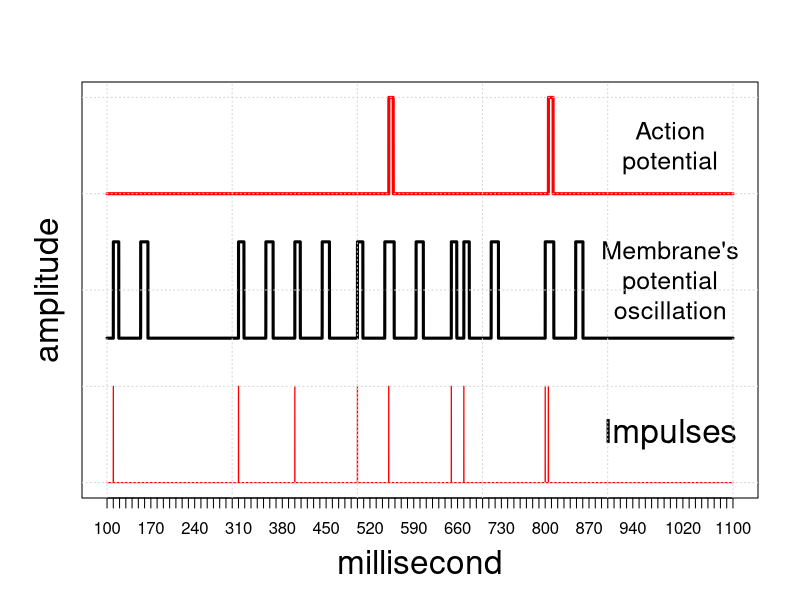

Write the R code that produced this figure.
###############################################
# File   : All-Digital Resonate-and-Fire Neuron
# Author : Trung-Khanh Le
# Email  : ltkhanh@hcmus.edu.vn
# Date   : Feb 20, 2023
# License: MIT
###############################################
# Clean all global environments
rm(list = ls())

# Function: clean R console
# Input: none
# Return: none
cls <- function() {
  cat("\014")
}

# Remove All Plots from RStudio
if (is.null(dev.list()['RStudioGD'])){
  dev.new()
} else{
  dev.off()
}
dev.new()
cls()

# Set the plotting area into a 2*2 array
#par(mfrow=c(2,2))

# Impulse function
impulse <- function(interval,dt,width) {
  pulse <- (rep(0,length(interval)))
  pos <- which((interval>=dt) & (interval<=(dt+width+0.001)))
  pulse[pos] <- 1
  return(pulse)
}
# Damped oscillation
hj <- function(j,dw) ((1/j)*sinpi(j*dw))
current <- function(wrad,dw,dE,timing,n) (
  (-dE*(n+(2/pi)*(hj(1,dw)*cospi(wrad*timing)
                  +hj(2,dw)*cospi(2*wrad*timing)
                  +hj(3,dw)*cospi(3*wrad*timing)
  )
  )
  -(2/pi)*wrad*pi*(hj(1,dw)*sinpi(wrad*timing)
                   +2*hj(2,dw)*sinpi(2*wrad*timing)
                   +3*hj(3,dw)*sinpi(3*wrad*timing)
  )
  )
)
voltage <- function(wrad,dw,timing) (
  (2/pi)*(hj(1,dw)*cospi(wrad*timing)
          +hj(2,dw)*cospi(2*wrad*timing)
          +hj(3,dw)*cospi(3*wrad*timing)
  )
)
dampedPulse <- function(frq,ampl,duty,dampEff,interval) {
  # Convert Frequency to rad/s/pi
  wr <- (360*frq)/180
  return(exp(-dampEff*interval)*ampl*(
    current(wr,duty,dampEff,interval/1000,duty)
    +1i*(duty+voltage(wr,duty,interval/1000))
  )
  )
}
logistic <- function(rate,val,th) {
  return (1/(1+exp(-rate*( val-th))))
}
# Parameters
b <- 0.02         ; d <- 0.3
f <- 20           ; ampere <- 0.2
A <- 1            ; Vn <- 0
k <- 5000         ; tn <- 0
oAct <- rep(0,1)  ; Vc <- rep(0,1)
subOsc <- rep(0,1); cell_State <- rep(0,1)
Vth <- 2*A*(d-(1/2)+(2/pi)*(hj(1,d)
                            +hj(2,d)
                            +hj(3,d)
)
)
print(sprintf("VTH = %f",Vth))
# Simluation
dt = 0.1; tspan <- seq(100,1100,by=dt)
index <- 1; tn_index <- 0;
stimuli<- ampere*(impulse(tspan,110,dt)
                  + impulse(tspan,310,dt)
                  + impulse(tspan,400,dt)
                  + impulse(tspan,500,dt)
                  + impulse(tspan,550,dt)
                  + impulse(tspan,650,dt)
                  + impulse(tspan,670,dt)
                  + impulse(tspan,800,dt)
                  + impulse(tspan,805,dt)
)
for(t in tspan){
  subOsc[index]     <- dampedPulse(f,A,d,b,t-tn) - 1i*A/2
  oscDigi <- logistic(k,Im(subOsc[index]),-0.25) - 0.5
  subOsc[index] <- complex(real=Re(subOsc[index]),imaginary=oscDigi)
  Vc[index]         <- Vn*exp(-b*(t-tn))
  cell_State[index] <- subOsc[index] + stimuli[index] + 1i*(Vc[index])
  oAct[index]       <- logistic(k,Im(cell_State[index]),Vth)
  if(stimuli[index]!=0){
    Vn <- Im(subOsc[index]) + Vc[index] + stimuli[index]*dt*b
    tn <- t
    tn_index <- index
  }
  index <- index + 1
}
# Plot cell state
# plot(Im(cell_State)-4,type='l',lwd=3,lty='solid',
#      cex.lab=1.3,xaxt="n",yaxt="n",ylim=c(-7.5, 1.5),
#      xlab="millisecond",ylab="amplitude")
# lines(rep(Vth-4,index),type='l',lty='dotdash',col='red')
# lines(Im(subOsc),type='l',lty='twodash',lwd=3)
# lines(Vc,type='l',lwd=3,col='blue')
# lines(oAct-6,type='l',lty='solid',lwd=3)
# lines((stimuli/ampere)-7.5,type='l',col='red',lwd=1)
# text(x=length(tspan)-1100,y=-3.9,"Im(cell_State)",cex=2)
# text(x=length(tspan)-500,y=-2.2,"Vth",cex=2)
# text(x=length(tspan)-500,y=0.5,"Vc",cex=2)
# text(x=length(tspan)-1000,y=-1.1,"Im(subOsc)",cex=2)
# text(x=length(tspan)-500,y=-5.5,"Action",cex=2)
# text(x=length(tspan)-500,y=-7,"Impulse",cex=2)
# axis(1,at=seq(1,length(tspan),by=100),
#      labels=tspan[(seq(1,length(tspan),by=100))])

plot(oAct,type='l',lwd=3,lty='solid',col='red',
     xaxt="n",yaxt="n",ylim=c(-3, 1),
     xlab="",ylab="")
title(xlab="millisecond",cex.lab=2,line=3)
title(ylab="amplitude",cex.lab=2,line=1)
lines(Im(subOsc)-1,type='l',lty='solid',lwd=3)
lines((stimuli/ampere)-3,type='l',col='red',lwd=1.2)
text(x=length(tspan)-1000,y=0.5,"Action\npotential",cex=1.5)
text(x=length(tspan)-1000,y=-0.9,"Membrane's\npotential\noscillation",cex=1.5)
text(x=length(tspan)-1000,y=-2.5,"Impulses",cex=2)
axis(1,at=seq(1,length(tspan),by=100),
     labels=tspan[(seq(1,length(tspan),by=100))])

grid()